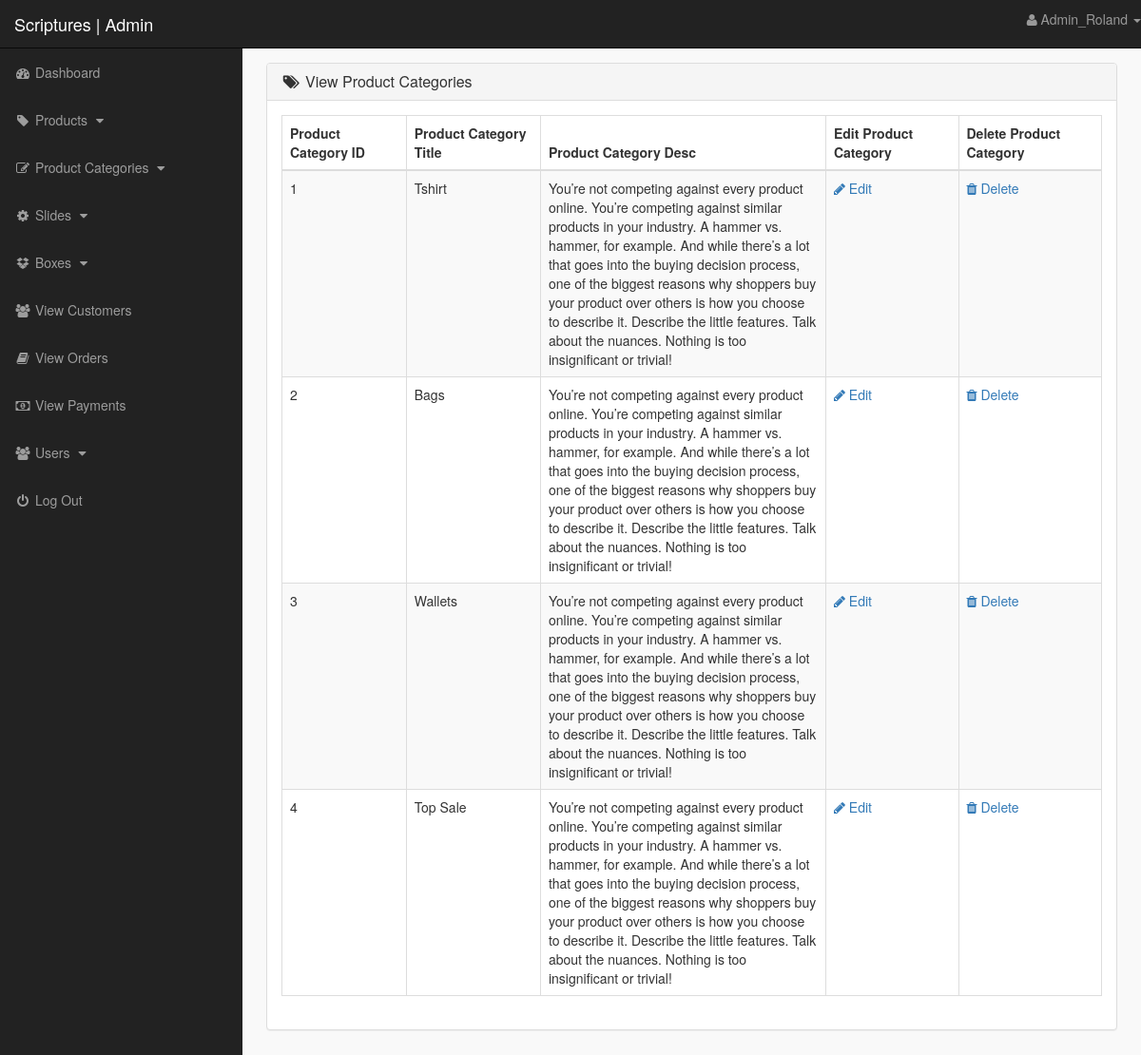
/admin_area/index.php?view_p_cat (signed in), run on the app's committed database.
### tables this page shows
CREATE TABLE `product_categories` (
  `p_cat_id` int(10) NOT NULL,
  `p_cat_title` text NOT NULL,
  `p_cat_desc` text NOT NULL
);

### admin_area/view_p_cat.php (the view, shortened to what this page needs)
<?php
    if(!isset($_SESSION['admin_email'])){
        echo "<script>window.open('login.php','_self')</script>";
    }else{
?>
<div class="row">
    <div class="col-lg-12">
        <ol class="breadcrumb">
            <li>
            </li>
        </ol>
    </div>
</div>
<div class="row">
    <div class="col-lg-12">
        <div class="panel panel-default">
            <div class="panel-heading">
                <h3 class="panel-title">
                    <i class="fa fa-tags fa-fw"></i> View Product Categories
                </h3>
            </div>
            <div class="panel-body">
                <div class="table-responsive">
                    <table class="table table-hover table-striped table-bordered">
                        <thead>
                            <tr>
                                <th> Product Category ID </th>
                                <th> Product Category Title </th>
                                <th> Product Category Desc </th>
                                <th> Edit Product Category </th>
                                <th> Delete Product Category </th>
                            </tr>
                        </thead>
                        <tbody>
                            <?php
                                $i=0;
                                $get_p_cats = "select * from product_categories";
                                $run_p_cats = mysqli_query($con,$get_p_cats);
                                while($row_p_cats=mysqli_fetch_array($run_p_cats)){
                                    $p_cat_id = $row_p_cats['p_cat_id'];
                                    $p_cat_title = $row_p_cats['p_cat_title'];
                                    $p_cat_desc = $row_p_cats['p_cat_desc'];
                                    $i++;
                            ?>
                            <tr>
                                <td> <?php echo $i; ?> </td>
                                <td> <?php echo $p_cat_title; ?> </td>
                                <td width="300"> <?php echo $p_cat_desc; ?> </td>
                                <td>
                                    <a href="index.php?edit_p_cat= <?php echo $p_cat_id; ?> ">
                                        <i class="fa fa-pencil"></i> Edit
                                    </a>
                                </td>
                                <td>
                                    <a href="index.php?delete_p_cat= <?php echo $p_cat_id; ?> ">
                                        <i class="fa fa-trash"></i> Delete
                                    </a>
                                </td>
                            </tr>
                            <?php } ?>
                        </tbody>
                    </table>
                </div>
            </div>
        </div>
    </div>
</div>
<?php } ?>

### admin_area/includes/sidebar.php (shortened to what this page needs)
<?php
 if (!isset($_SESSION['admin_email'])) {
 	echo "<script>window.open('login.php','_self')</script>";
 }else{
?>
<nav class="navbar navbar-inverse navbar-fixed-top">
	<div class="navbar-header">
		<a href="index.php?dashboard" class="navbar-brand">Scriptures | Admin</a>
	</div>
	<ul class="nav navbar-right top-nav">
		<li class="dropdown">
			<a href = "#" class="dropdown-toggle" data-toggle="dropdown">
				<i class="fa fa-user"></i> <?php echo $admin_name; ?> <b class="caret"> </b>
			</a>
		</li>
	</ul>
	<div class="collapse navbar-collapse navbar-exi-collapse">
		<ul class="nav navbar-nav side-nav">
			<li>
				<li>
						<a href="index.php?dashboard">
							<i class="fa fa-fw fa-dashboard"></i> Dashboard
						</a>
				</li>
			</li>
				<li>
				<li>
						<a href="#" data-toggle="collapse" data-target="#products">
							<i class="fa fa-fw fa-tag"></i> Products
							<i class="fa fa-fw fa-caret-down"></i>
						</a>
				</li>
			</li>
			<li>
				<li>
						<a href="#" data-toggle="collapse" data-target="#p_cat">
							<i class="fa fa-fw fa-edit"></i> Product Categories
							<i class="fa fa-fw fa-caret-down"></i>
						</a>
				</li>
			</li>
			<li>
				<li>
						<a href="#" data-toggle="collapse" data-target="#slides">
							<i class="fa fa-fw fa-gear"></i> Slides
							<i class="fa fa-fw fa-caret-down"></i>
						</a>
				</li>
				<li>
                <a href="#" data-toggle="collapse" data-target="#boxes">
                        <i class="fa fa-fw fa-dropbox"></i> Boxes
                        <i class="fa fa-fw fa-caret-down"></i>
                </a>
            </li>
			</li>
			<li>
				<a href="index.php?view_customers">
				<i class="fa fa-fw fa-users"> </i> View Customers
				</a>
			</li>
			<li>
				<a href="index.php?view_orders">
				<i class="fa fa-fw fa-book"> </i> View Orders
				</a>
			</li>
			<li>
				<a href="index.php?view_payments">
				<i class="fa fa-fw fa-money"> </i> View Payments
				</a>
			</li>
			<li>
				<li>
						<a href="#" data-toggle="collapse" data-target="#users">
							<i class="fa fa-fw fa-users"></i> Users
							<i class="fa fa-fw fa-caret-down"></i>
						</a>
				</li>
			</li>
			<li>
				<a href="logout.php">
				<i class="fa fa-fw fa-power-off"> </i> Log Out
				</a>
			</li>
		</ul>
	</div>
</nav>
<?php } ?>

### admin_area/styles.css (style rules this page uses)
body { margin-top: 100px; }
@media (min-width: 768px) { body { margin-top: 50px; } }
.top-nav { 0 15px; }
.top-nav>li { float: left; display: inline-block; }
.top-nav>li>a { color: #999999; line-height: 20px; padding-top: 15px; padding-bottom: 15px; }
@media (min-width: 768px) { .side-nav { position: fixed; top: 51px; bottom: 0; width: 255px; overflow-y: auto; overflow-x: hidden; background-color: #222222; padding-bottom: 40px; border-radius: 0; } }
@media (min-width: 768px) { .side-nav>li>a { width: 255px; } }
.panel-body { border-radius: 5px; }

### admin_area/index.php (style rules this page uses)
body { background-color: #808080; }

### data on the page
product_categories: p_cat_title "Tshirt", p_cat_desc "You’re not competing against every product online. You’re competing against similar products in your industry. A hammer vs. hammer, for example. And while there’s a lot that goes into the buying decision process, one of the biggest reasons why shoppers buy your product over others is how you choose to describe it. Describe the little features. Talk about the nuances. Nothing is too insignificant or trivial!"
product_categories: p_cat_title "Bags", p_cat_desc "You’re not competing against every product online. You’re competing against similar products in your industry. A hammer vs. hammer, for example. And while there’s a lot that goes into the buying decision process, one of the biggest reasons why shoppers buy your product over others is how you choose to describe it. Describe the little features. Talk about the nuances. Nothing is too insignificant or trivial!"
product_categories: p_cat_title "Wallets", p_cat_desc "You’re not competing against every product online. You’re competing against similar products in your industry. A hammer vs. hammer, for example. And while there’s a lot that goes into the buying decision process, one of the biggest reasons why shoppers buy your product over others is how you choose to describe it. Describe the little features. Talk about the nuances. Nothing is too insignificant or trivial!"
product_categories: p_cat_title "Top Sale", p_cat_desc "You’re not competing against every product online. You’re competing against similar products in your industry. A hammer vs. hammer, for example. And while there’s a lot that goes into the buying decision process, one of the biggest reasons why shoppers buy your product over others is how you choose to describe it. Describe the little features. Talk about the nuances. Nothing is too insignificant or trivial!"

### other printed values
$admin_name "Admin_Roland"
